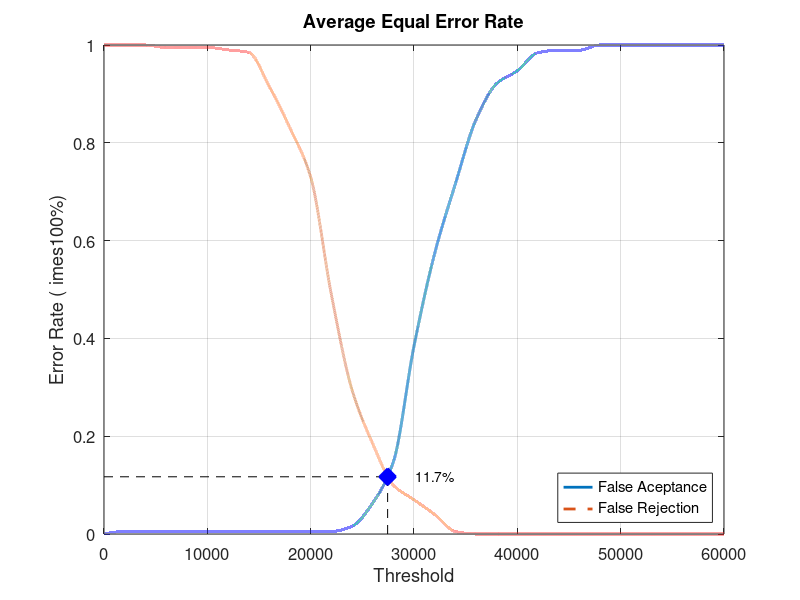
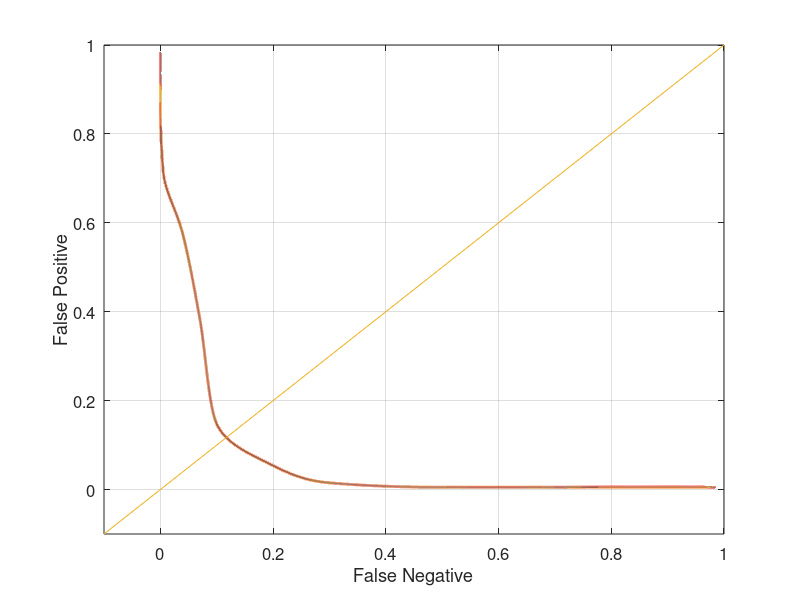

These charts were generated, in order, by the following MATLAB code:
close all;
clear;
clc;
x = 0:2000:60000;
xq = 0:0.5:60000;

y0 = [0 0.00526316 0.00526316 0.00526316 0.00526316 0.00526316 0.00526316 0.00526316 0.00526316 0.00526316 0.00526316 0.00526316 0.0157895 0.0631579 0.147368 0.384211 0.573684 0.715789 0.847368 0.921053 0.947368 0.984211 0.989474 0.989474 1 1 1 1 1 1 1]
yy0 = interp1(x, y0, xq, 'pchip');
y1 = [1 1 1 0.995 0.995 0.995 0.99 0.985 0.915 0.83 0.73 0.49 0.295 0.185 0.1 0.07 0.04 0.005 0 0 0 0 0 0 0 0 0 0 0 0 0]
yy1 = interp1(x, y1, xq, 'pchip');

% Calculating EER: 
y2 = abs(y0 - y1);
find(y2 == min(y2))
yy2 = abs(yy0 - yy1);
xEER = find(yy2 == min(yy2));
xEERIndex = xq(xEER) % X-axis EER
yEER = yy0(xEER) % Y-axis EER

main = figure
plot(xq, yy0,'-','LineWidth', 2);	hold on
plot(xq, yy1,'--','LineWidth', 2);	hold on
plot([xEERIndex xEERIndex], [0 yEER], 'k--');	hold on
plot([0 xEERIndex], [yEER yEER], 'k--');	hold on
plot(xEERIndex, yEER, 'bx', 'LineWidth', 10);	hold on
text(xEERIndex + 10 * xEERIndex / 100, yEER, [num2str(round((10000 * yEER)) / 100) '%'])
legend('False Aceptance', 'False Rejection', 'Location', 'SouthEast')
xlabel('Threshold')
ylabel('Error Rate (	imes100%)')
title('Average Equal Error Rate')
set(gca, 'FontSize', 12)
axis([0 60000 0 1])
grid on

print(main, 'Database4_3Main', '-dpng');
FNRxFPR = figure('Color', [1 1 1]);
plot(yy1, yy0, '-', yy1, yy0, 'LineWidth', 2);
hold on
y = -0.1:0.1:1
plot(y, y); 
set(gca, 'FontSize', 12)
xlabel('False Negative')
ylabel('False Positive')
axis([-0.1 1 -0.1 1])
set(gca, 'FontSize', 12)
grid on

print(FNRxFPR, 'Database4_3FNRxFPR','-dpng');
